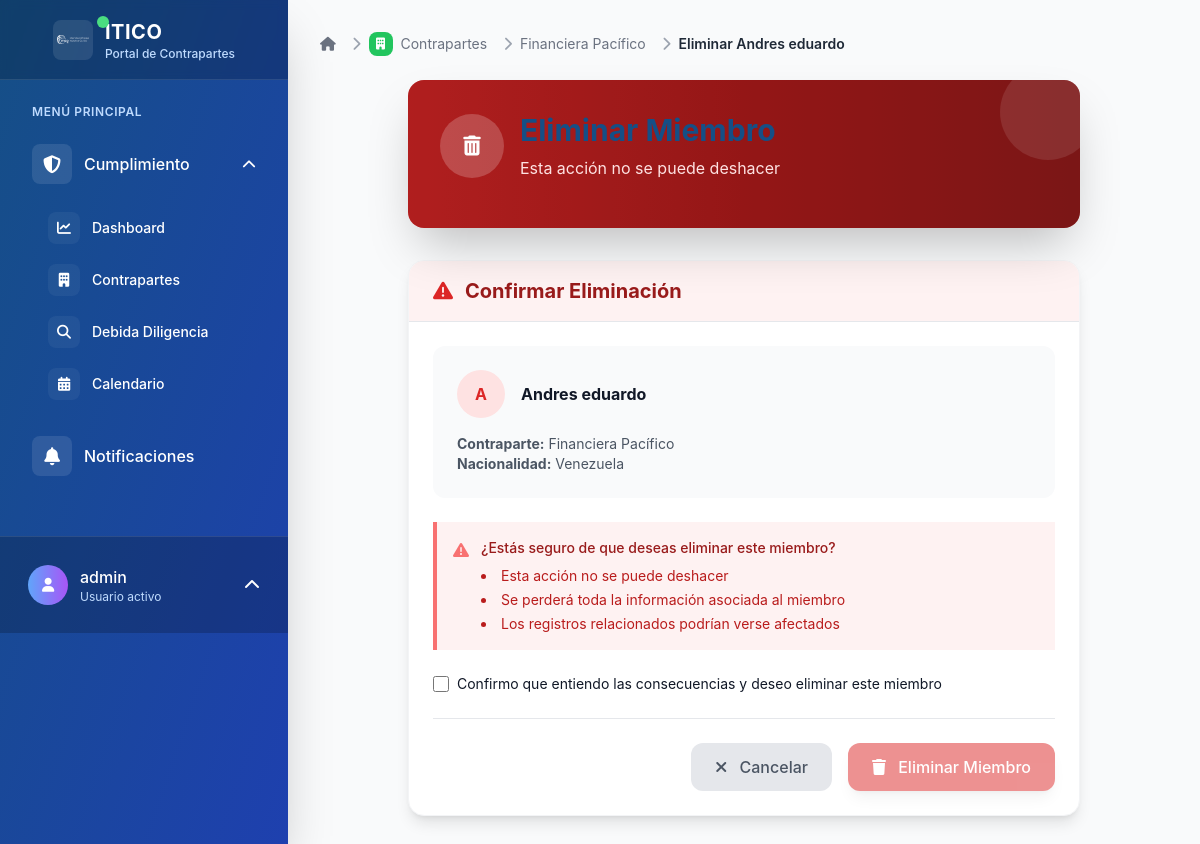
Screenshot of /contrapartes/miembros/6/eliminar/ (signed in) with the database file from the repository.
### contrapartes/models.py (models this page shows, shortened)
class Miembro(models.Model):
    TIPOS_PERSONA = [
        ('natural', 'Persona Natural'),
        ('juridica', 'Persona Jurídica'),
    ]
    CATEGORIAS = [
        ('shareholder', 'Shareholder'),
        ('executive', 'Executive'),
        ('ultimate_beneficial_owner', 'Ultimate Beneficial Owner'),
        ('board_of_director', 'Board of Director'),
    ]
    contraparte = models.ForeignKey(
        Contraparte,
        on_delete=models.CASCADE,
        related_name='miembros',
        verbose_name="Contraparte"
    )
    tipo_persona = models.CharField(
        max_length=20,
        choices=TIPOS_PERSONA,
        default='natural',
        verbose_name="Tipo de persona"
    )
    nombre = models.CharField(max_length=255, verbose_name="Nombre completo")
    numero_identificacion = models.CharField(
        max_length=50,
        verbose_name="Número de identificación",
        default="000000000"
    )
    nacionalidad = models.CharField(max_length=100, verbose_name="Nacionalidad")
    fecha_nacimiento = models.DateField(verbose_name="Fecha de nacimiento")
    categoria = models.CharField(
        max_length=30,
        choices=CATEGORIAS,
        default='shareholder',
        verbose_name="Categoría"
    )
    fecha_creacion = models.DateTimeField(auto_now_add=True, verbose_name="Fecha de creación")
    fecha_actualizacion = models.DateTimeField(auto_now=True, verbose_name="Última actualización")
    activo = models.BooleanField(default=True, verbose_name="Activo")
    class Meta:
        verbose_name = "Miembro"
        verbose_name_plural = "Miembros"
        unique_together = ['contraparte', 'numero_identificacion']
        ordering = ['nombre']

class Contraparte(models.Model):
    full_company_name = models.CharField(
        max_length=255,
        verbose_name="Full Company Name",
        help_text="Complete legal name of the company",
        blank=True,  # Allow empty for backward compatibility
        null=True
    )
    trading_name = models.CharField(
        max_length=255,
        blank=True,
        null=True,
        verbose_name="Trading Name",
        help_text="Commercial or trade name if different from legal name"
    )
    company_website = models.URLField(
        blank=True,
        null=True,
        verbose_name="Company Website",
        help_text="Official company website URL"
    )
    home_regulatory_body = models.CharField(
        max_length=255,
        blank=True,
        null=True,
        verbose_name="Home Regulatory Body or Supervisory Authority",
        help_text="Primary regulatory authority overseeing the company"
    )
    is_licensed_by_regulatory_body = models.BooleanField(
        null=True,
        blank=True,
        verbose_name="Is the company licensed by the Regulatory Body?",
        help_text="Whether the company holds necessary regulatory licenses"
    )
    is_publicly_listed = models.BooleanField(
        null=True,
        blank=True,
        verbose_name="Is the Company publicly listed?",
        help_text="Whether the company is publicly traded"
    )
    publicly_listed_country = models.CharField(
        max_length=100,
        blank=True,
        null=True,
        verbose_name="Country of public listing",
        help_text="Country where the company is publicly listed"
    )
    is_holding_company = models.BooleanField(
        null=True,
        blank=True,
        verbose_name="Is the Company a Holding Company?",
        help_text="Whether the company operates as a holding company"
    )
    external_auditors = models.TextField(
        blank=True,
        null=True,
        verbose_name="Name and Address of External Auditors",
        help_text="Details of the company's external auditing firm"
    )
    registered_address = models.TextField(
        verbose_name="Registered Address",
        help_text="Official registered address of the company",
        blank=True,  # Allow empty for backward compatibility
        null=True
    )
    business_address = models.TextField(
        blank=True,
        null=True,
        verbose_name="Business Address",
        help_text="Primary business operating address"
    )
    contact_telephone = models.CharField(
        max_length=50,
        blank=True,
        null=True,
        verbose_name="Contact Telephone Number",
        help_text="Primary contact phone number"
    )
    contact_email = models.EmailField(
        blank=True,
        null=True,
        verbose_name="Contact E-mail Address",
        help_text="Primary contact email address"
    )
    company_nature_business = models.TextField(
        verbose_name="Company Nature and Type of Business",
        help_text="Description of the company's business activities and nature",
        blank=True,  # Allow empty for backward compatibility
        null=True
    )
    domicile = models.CharField(
        max_length=100,
        verbose_name="Domicile",
        help_text="Legal domicile or jurisdiction of incorporation",
        blank=True,  # Allow empty for backward compatibility
        null=True
    )
    company_incorporation_registration = models.CharField(
        max_length=100,
        verbose_name="Company Incorporation/Registration",
        help_text="Registration or incorporation number",
        blank=True,  # Allow empty for backward compatibility
        null=True
    )
    date_incorporation = models.DateField(
        verbose_name="Date of Incorporation/Registration",
        help_text="Date when the company was legally incorporated",
        blank=True,  # Allow empty for backward compatibility
        null=True
    )
    number_of_employees = models.PositiveIntegerField(
        null=True,
        blank=True,
        verbose_name="Number of Employees",
        help_text="Current number of employees"
    )
    nombre = models.CharField(
        max_length=255,
        verbose_name="Nombre",
        blank=True,
        null=True,
        help_text="Legacy field - use full_company_name instead"
    )
    nacionalidad = models.CharField(
        max_length=100,
        verbose_name="Nacionalidad",
        blank=True,
        null=True,
        help_text="Legacy field - use domicile instead"
    )
    tipo = models.ForeignKey(
        TipoContraparte,
        on_delete=models.PROTECT,
        related_name='contrapartes',
        verbose_name="Tipo",
        limit_choices_to={'activo': True},
        help_text="Tipo de contraparte"
    )
    estado_nuevo = models.ForeignKey(
        EstadoContraparte,
        on_delete=models.PROTECT,
        related_name='contrapartes',
        verbose_name="Estado",
        limit_choices_to={'activo': True},
        help_text="Estado de la contraparte",
        null=True,
        blank=True
    )
    fecha_proxima_dd = models.DateField(
        verbose_name="Próxima Debida Diligencia",
        null=True,
        blank=True,
        help_text="Fecha de la próxima renovación de debida diligencia"
    )
    creado_por = models.ForeignKey(
        User,
        on_delete=models.PROTECT,
        related_name='contrapartes_creadas',
        verbose_name="Creado por"
    )
    fecha_creacion = models.DateTimeField(auto_now_add=True, verbose_name="Fecha de creación")
    fecha_actualizacion = models.DateTimeField(auto_now=True, verbose_name="Última actualización")
    descripcion = models.TextField(blank=True, null=True, verbose_name="Descripción")
    notas = models.TextField(blank=True, null=True, verbose_name="Notas adicionales")
    class Meta:
        verbose_name = "Contraparte"
        verbose_name_plural = "Contrapartes"
        ordering = ['-fecha_creacion']

### contrapartes/views.py (the view, shortened to what this page needs)
# urls.py: path('miembros/<int:pk>/eliminar/', views.MiembroDeleteView.as_view(), name='miembro_eliminar'),
class MiembroDeleteView(LoginRequiredMixin, DeleteView):
    model = Miembro
    template_name = 'contrapartes/miembro_eliminar.html'

### templates/contrapartes/miembro_eliminar.html (shortened to what this page needs)
{% extends 'base.html' %}
{% block breadcrumb %}
<nav aria-label="breadcrumb" class="mb-6">
    <ol class="flex items-center space-x-2 text-sm">
        <li class="flex items-center">
            <a href="{% url 'dashboard:index' %}" class="text-gray-500 hover:text-gray-700 transition-colors duration-200">
                <i class="fas fa-home"></i>
            </a>
        </li>
        <li class="flex items-center">
            <i class="fas fa-chevron-right text-gray-400 mx-2"></i>
            <a href="{% url 'contrapartes:lista' %}" class="flex items-center text-gray-500 hover:text-gray-700 transition-colors duration-200">
                <div class="flex items-center justify-center w-6 h-6 rounded-lg bg-green-500 text-white mr-2">
                    <i class="fas fa-building text-xs"></i>
                </div>
                Contrapartes
            </a>
        </li>
        <li class="flex items-center">
            <i class="fas fa-chevron-right text-gray-400 mx-2"></i>
            <a href="{% url 'contrapartes:detalle' object.contraparte.pk %}" class="text-gray-500 hover:text-gray-700 transition-colors duration-200">
                {{ object.contraparte.nombre|default:object.contraparte.full_company_name|default:"Sin nombre"|truncatechars:20 }}
            </a>
        </li>
        <li class="flex items-center">
            <i class="fas fa-chevron-right text-gray-400 mx-2"></i>
            <span class="font-semibold text-gray-800">Eliminar {{ object.nombre|truncatechars:20 }}</span>
        </li>
    </ol>
</nav>
{% endblock %}
{% block content %}
<div class="max-w-2xl mx-auto">
    <div class="mb-8">
        <div class="bg-gradient-to-r from-red-600 via-red-700 to-red-800 rounded-2xl p-8 text-white shadow-2xl relative overflow-hidden">
            <div class="absolute inset-0 bg-black bg-opacity-20"></div>
            <div class="absolute -top-4 -right-4 w-24 h-24 bg-white bg-opacity-10 rounded-full"></div>
            <div class="relative z-10">
                <div class="flex items-center mb-4">
                    <div class="w-16 h-16 rounded-full bg-white bg-opacity-20 flex items-center justify-center text-white font-bold text-xl mr-4">
                        <i class="fas fa-trash-alt"></i>
                    </div>
                    <div>
                        <h1 class="text-3xl font-bold mb-2">Eliminar Miembro</h1>
                        <p class="text-red-100">Esta acción no se puede deshacer</p>
                    </div>
                </div>
            </div>
        </div>
    </div>
    <div class="bg-white rounded-2xl shadow-lg border border-gray-100 overflow-hidden">
        <div class="px-6 py-4 border-b border-gray-200 bg-red-50">
            <h2 class="text-xl font-bold text-red-800 flex items-center">
                <i class="fas fa-exclamation-triangle mr-3 text-red-600"></i>
                Confirmar Eliminación
            </h2>
        </div>
        <div class="p-6">
            <div class="bg-gray-50 rounded-xl p-6 mb-6">
                <div class="flex items-center mb-4">
                    <div class="w-12 h-12 rounded-full bg-red-100 flex items-center justify-center text-red-600 font-bold mr-4">
                        {{ object.nombre|first|upper }}
                    </div>
                    <div>
                        <h3 class="font-bold text-gray-900">{{ object.nombre }}</h3>
                    </div>
                </div>
                <div class="text-sm text-gray-600">
                    <p><strong>Contraparte:</strong> {{ object.contraparte.nombre|default:object.contraparte.full_company_name|default:"Sin nombre" }}</p>
                    <p><strong>Nacionalidad:</strong> {{ object.nacionalidad }}</p>
                </div>
            </div>
            <div class="bg-red-50 border-l-4 border-red-400 p-4 mb-6">
                <div class="flex">
                    <div class="flex-shrink-0">
                        <i class="fas fa-exclamation-triangle text-red-400"></i>
                    </div>
                    <div class="ml-3">
                        <h3 class="text-sm font-medium text-red-800">
                            ¿Estás seguro de que deseas eliminar este miembro?
                        </h3>
                        <div class="mt-2 text-sm text-red-700">
                            <ul class="list-disc list-inside space-y-1">
                                <li>Esta acción no se puede deshacer</li>
                                <li>Se perderá toda la información asociada al miembro</li>
                                <li>Los registros relacionados podrían verse afectados</li>
                            </ul>
                        </div>
                    </div>
                </div>
            </div>
            <form method="post" class="space-y-6">
                <div class="flex items-center">
                    <input type="checkbox" id="confirm-delete" name="confirm" required
                           class="h-4 w-4 text-red-600 focus:ring-red-500 border-gray-300 rounded">
                    <label for="confirm-delete" class="ml-2 block text-sm text-gray-900">
                        Confirmo que entiendo las consecuencias y deseo eliminar este miembro
                    </label>
                </div>
                <div class="flex flex-col sm:flex-row gap-4 sm:justify-end pt-6 border-t border-gray-200">
                    <a href="{% url 'contrapartes:miembro_detalle' object.pk %}" class="px-6 py-3 text-gray-600 bg-gray-200 rounded-xl hover:bg-gray-300 transition-all duration-300 text-center font-medium">
                        <i class="fas fa-times mr-2"></i>
                        Cancelar
                    </a>
                    <button type="submit"
                            class="px-6 py-3 bg-red-600 text-white rounded-xl hover:bg-red-700 transition-all duration-300 font-medium shadow-lg hover:shadow-xl transform hover:-translate-y-0.5 disabled:opacity-50 disabled:cursor-not-allowed disabled:transform-none"
                            id="delete-button" disabled>
                        <i class="fas fa-trash mr-2"></i>
                        Eliminar Miembro
                    </button>
                </div>
            </form>
        </div>
    </div>
</div>
{% endblock %}

### templates/partials/user_menu.html (shortened to what this page needs)
{% if user.is_authenticated %}
    <div class="p-4 border-t border-white border-opacity-10 bg-black bg-opacity-20">
        <div class="relative">
            <button id="user-menu-button" class="group flex items-center w-full text-white hover:bg-white hover:bg-opacity-10 p-3 rounded-xl transition-all duration-300">
                <div class="flex items-center justify-center w-10 h-10 rounded-full bg-gradient-to-r from-blue-400 to-purple-500 mr-3 group-hover:scale-110 transition-transform duration-300">
                    <i class="fas fa-user text-sm"></i>
                </div>
                <div class="flex-1 text-left">
                    <p class="font-medium truncate group-hover:translate-x-1 transition-transform duration-300">{{ user.get_full_name|default:user.username }}</p>
                    <p class="text-xs text-blue-200">Usuario activo</p>
                </div>
                <i class="fas fa-chevron-up ml-2 transform group-hover:rotate-180 transition-transform duration-300" id="chevron-icon"></i>
            </button>
        </div>
    </div>
{% endif %}

### static/css/itico.css (style rules this page uses)
:root { --color-primario: #154F86; --color-blanco: #FFFFFF; --color-exito: #10B981; --color-advertencia: #F59E0B; --color-error: #EF4444; --color-info: #3B82F6; --color-fondo: var(--color-blanco); --color-fondo-secundario: #F9FAFB; --color-texto: var(--color-primario); --color-texto-secundario: #6B7280; --color-borde: #E5E7EB; --sombra-sm: 0 1px 2px 0 rgba(0, 0, 0, 0.05); --sombra-md: 0 4px 6px -1px rgba(0, 0, 0, 0.1); --sombra-lg: 0 10px 15px -3px rgba(0, 0, 0, 0.1); }
* { margin: 0; padding: 0; box-sizing: border-box; }
body { background: var(--color-fondo); color: var(--color-texto); font-family: -apple-system, BlinkMacSystemFont, 'Segoe UI', Roboto, Oxygen, Ubuntu, Cantarell, sans-serif; line-height: 1.6; }
h1, h2, h3, h4, h5, h6 { color: var(--color-primario); margin-bottom: 1rem; font-weight: 600; }
h1 { font-size: 2.5rem; }
h2 { font-size: 2rem; }
h3 { font-size: 1.75rem; }
a { color: var(--color-primario); text-decoration: none; transition: color 0.3s ease; }
.shadow-lg { box-shadow: var(--sombra-lg); }
.rounded { border-radius: 0.5rem; }
.rounded-lg { border-radius: 0.75rem; }
.p-3 { padding: 0.75rem; }
.p-4 { padding: 1rem; }
.p-6 { padding: 1.5rem; }
.mb-2 { margin-bottom: 0.5rem; }
.mb-4 { margin-bottom: 1rem; }
.mb-6 { margin-bottom: 1.5rem; }
.mt-2 { margin-top: 0.5rem; }

### rows the page displays
Miembro: contraparte.nombre "Financiera Pacífico", nombre "Andres eduardo", nombre|first "A", nacionalidad "Venezuela"

### other values shown
{{ user.get_full_name|default:user.username }} "admin"
